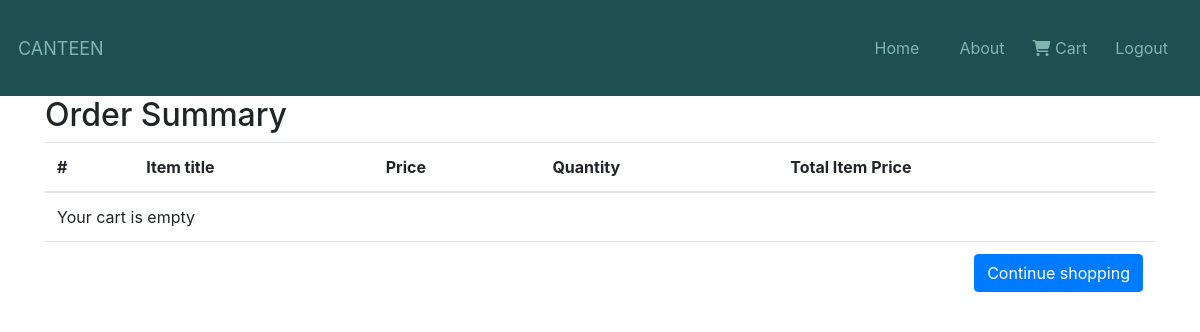
/order-summary/ (signed in), run on an earlier commit of the app's database.
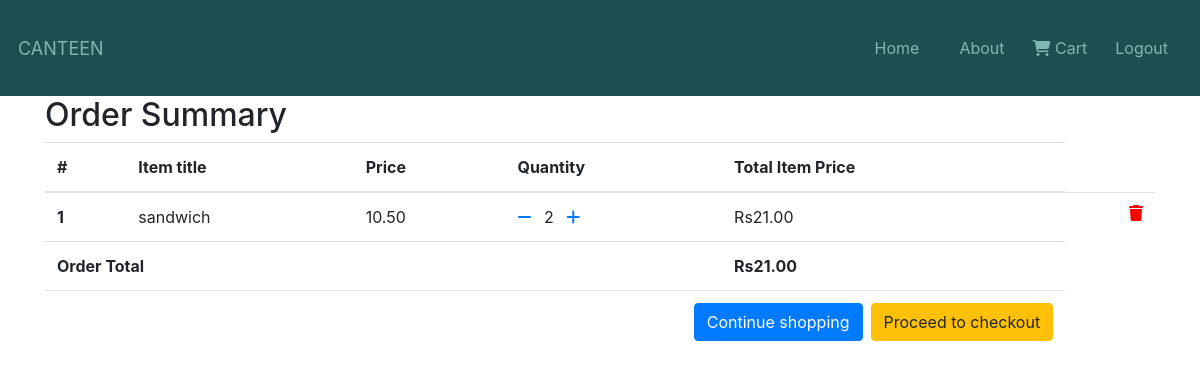
And on a later commit of the database.
### ordering/models.py (models this page shows, shortened)
class cart(models.Model):
    user=models.ForeignKey(Customer,on_delete=models.SET_NULL,null=True,blank=True)
    product=models.ForeignKey(Product,on_delete=models.SET_NULL,null=True,blank=True)
    quantity=models.IntegerField(default=1)
    complete=models.BooleanField(default=False)
    @property
    def get_total(self):
        total=self.quantity*self.product.price
        return total

class Product(models.Model):
    options=(("Breakfast","Breakfast"),
    ("Lunch","Lunch"),
    ("Todayspl","Todayspl"),)
    name=models.CharField(max_length=100)
    price=models.DecimalField(max_digits=7,decimal_places=2)
    category=models.CharField(max_length=10,choices=options)
    description=models.TextField(max_length=500)
    image=models.ImageField(null=True,blank=True)

class order_info(models.Model):
    customer=models.ForeignKey(Customer,on_delete=models.SET_NULL,null=True,blank=True,related_name="customer_order")
    date_ordered=models.DateField(auto_now_add=True)
    complete=models.BooleanField(default=False)
    transaction_id=models.CharField(max_length=10)
    products=models.ManyToManyField(cart)
    take_away=models.BooleanField(default=False)
    @property
    def get_cart_total(self):
        carts = self.products.all()
        total = sum([item.get_total for item in carts])
        return total

### ordering/views.py (the view)
# urls.py: path("order-summary/",OrderSummaryView.as_view(),name="order-summary"),
class OrderSummaryView(View):
    def get(self, *args, **kwargs):
        customer_obj = Customer.objects.get(user=self.request.user)
        try:
            order = order_info.objects.get(customer=customer_obj, complete=False)
            context = {
                'object': order
            }
            return render(self.request, 'ordering/order_summary.html', context)
        except ObjectDoesNotExist:
            messages.warning(self.request, "You do not have an active order")
            return redirect("menu")

### ordering/templates/ordering/order_summary.html
{% extends "account/base.html" %}
{% block content %}
<div class="container">
    <div class="table-responsive text-nowrap">
    <h2>Order Summary</h2>
    <table class="table">
        <thead>
        <tr>
            <th scope="col">#</th>
            <th scope="col">Item title</th>
            <th scope="col">Price</th>
            <th scope="col">Quantity</th>
            <th scope="col">Total Item Price</th>
        </tr>
        </thead>
        <tbody>
        {% for order_item in object.products.all %}
        <tr>
            <th scope="row">{{ forloop.counter }}</th>
            <td>{{ order_item.product.name }}</td>
            <td>{{ order_item.product.price }}</td>
            <td>
                <a href="{% url 'remove_single_from_cart' order_item.product.id %}"><i class="fas fa-minus mr-2"></i></a>
                {{ order_item.quantity }}
                <a href="{% url 'add-to-cart' order_item.product.id %}"><i class="fas fa-plus ml-2"></i></a>
            </td>
            <td>
                    Rs{{ order_item.get_total }}
            <td>
            <a style='color: red;' href="{% url 'remove-from-cart' order_item.product.id %}">
                <i class="fas fa-trash float-right"></i>
            </a>
            </td>
        </tr>
        {% empty %}
        <tr>
            <td colspan='5'>Your cart is empty</td>
        </tr>
        <tr>
            <td colspan="5">
            <a class='btn btn-primary float-right' href=' {% url "menu" %} '>Continue shopping</a>
            </td>
        </tr>
        {% endfor %}
        {% if object.get_cart_total %}
        <tr>
            <td colspan="4"><b>Order Total</b></td>
            <td><b>Rs{{ object.get_cart_total }}</b></td>
        </tr>
        <tr>
            <td colspan="5">
            <a class='btn btn-warning float-right ml-2' href='{% url "checkout" %}'>Proceed to checkout</a>
            <a class='btn btn-primary float-right' href='/'>Continue shopping</a>
            </td>
        </tr>
        {% endif %}
        </tbody>
    </table>
    </div>
    </div>
{%  endblock %}

What changed in the data, as far as the page shows it:
added cart: product.name "sandwich", product.price "10.50", quantity "2", get_total "21.00"
added order_info: get_cart_total "21.00"
Also different on the page:
text no longer shown: "Your cart is empty"
text now shown: "Order Total Rs Proceed to checkout"
